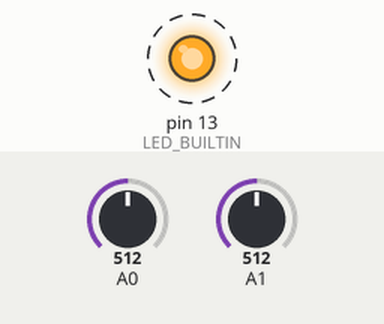
This sketch was run on a simulated Arduino Uno, built with avr-gcc and run on an emulated ATmega328P. On the bench: output pins drawn as LEDs (lit = HIGH). Dashed ring = blinking. The inputs (shaded band) are chosen by the test bench; at power-on: A0 = 512, A1 = 512. What the sketch prints to the serial monitor is not drawn.

Above: at 0.06 s.
Timing chart, 0 to 3.0 s (numbered marks = the images above):
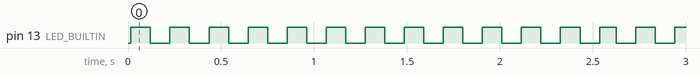

The sketch:

structArray.ino
```cpp
#include <Arduino_FreeRTOS.h>
#include <queue.h>
typedef struct adc_h
{
  int pin[2];
  int readValue[2];
}adc_t;
QueueHandle_t printQueue;
TaskHandle_t *adcTask_h,*printTask_h,*ledTask_h;
void adcTask(void *prm)
{
  pinMode(A0,INPUT);
  pinMode(A1,INPUT);
  adc_t *adc=(adc_t*)malloc(sizeof(adc_t));
  while(1)
  {
    adc->pin[0]=0;
    adc->readValue[0]=analogRead(A0);
    adc->pin[1]=1;
    adc->readValue[1]=analogRead(A1);
    xQueueSend(printQueue, adc, portMAX_DELAY);
    vTaskDelay(100);
  }
}
void printTask(void *prm)
{
  char arr[20];
  adc_t *adc_r;//=(adc_t*)malloc(sizeof(adc_t));
  while(1)
  {
    if(xQueueReceive(printQueue, adc_r, pdMS_TO_TICKS(10))==pdTRUE)
    {
    sprintf(arr,"%s%d=%d,%s%d=%d\n","pin",adc_r->pin[0],adc_r->readValue[0],"pin",adc_r->pin[1],adc_r->readValue[1]);
    Serial.print(arr);
 //   vTaskDelay(500);
    }
  }
}
void ledTask(void *prm)
{
  pinMode(LED_BUILTIN,OUTPUT);
  while(1)
  {
    digitalWrite(LED_BUILTIN,HIGH);
    vTaskDelay(pdMS_TO_TICKS(100));
    digitalWrite(LED_BUILTIN,LOW);
    vTaskDelay(pdMS_TO_TICKS(100));
  }
}
void setup()
{
  Serial.begin(9600);
  Serial.println("welcome\n");
  printQueue=xQueueCreate(5,sizeof(adc_t));
  if(printQueue)
  {
    Serial.println("queue created success\n");
  }
  xTaskCreate(adcTask,"adcTask",125,NULL,1,adcTask_h);
  xTaskCreate(printTask,"printTask",125,NULL,1,printTask_h);
  xTaskCreate(ledTask,"ledTask",125,NULL,1,ledTask_h);
  // put your setup code here, to run once:
}

void loop() {
  // put your main code here, to run repeatedly:

}
```

Measured:
- by itself, pin 13 (LED_BUILTIN): alternates HIGH for 0.10 s and LOW for 0.10 s
